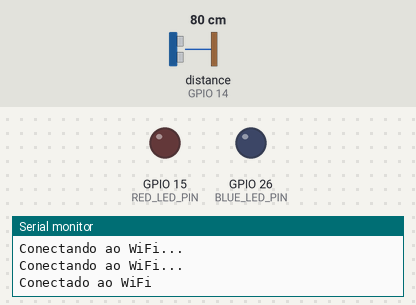
Bench run of a sketch on a simulated ESP32. Shown: output pins drawn as LEDs (lit = HIGH), the last lines printed to the serial monitor. The test bench sets the inputs (shaded band); at power-on: distance to the obstacle (sensor on GPIO 14) 80 cm. The echo pulse lasts 58.3 µs per cm; WiFi joins after 1.5 s; servers stay silent unless stated; uploads are accepted with an empty reply.

Above: at 3.2 s.
3.3 s: distance to the obstacle (sensor on GPIO 14) set to 12 cm
11.0 s: distance to the obstacle (sensor on GPIO 14) set to 9 cm
At 13.3 s:
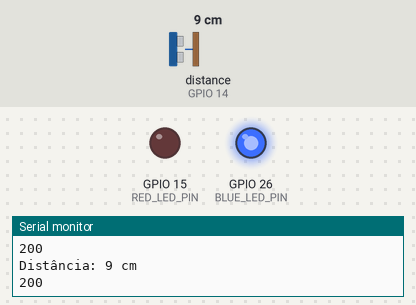
18.7 s: distance to the obstacle (sensor on GPIO 14) set to 18 cm
At 23.8 s:
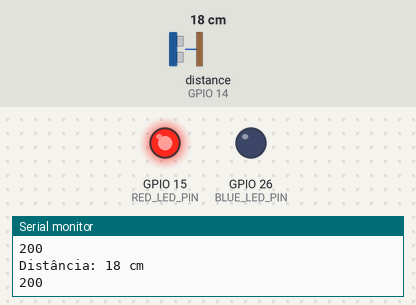
26.4 s: distance to the obstacle (sensor on GPIO 14) set to 2 cm
At 29.0 s:
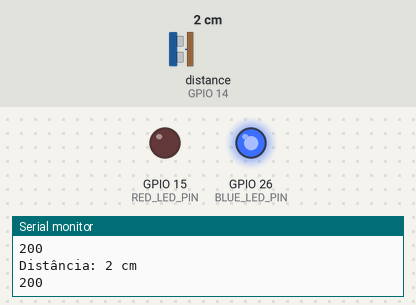
Timing chart, 0 to 30.5 s (numbered marks = the images above; inputs shaded):
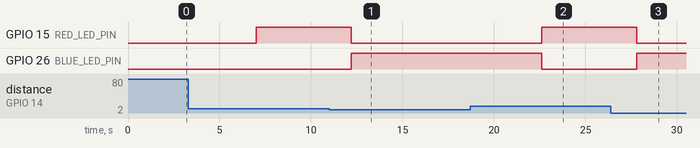

The sketch:

SmartParking.ino
```cpp
#include <NewPing.h>
#include <WiFi.h>
#include <HTTPClient.h>

const char* ssid = "FIESC_IOT";          // SSID da rede WiFi
const char* password = "C6qnM4ag81";     // Senha da rede WiFi
const char* device_token = "afb1bbe4-0f88-474a-8d6d-66886a61d928"; // Token de dispositivo para autenticação no servidor TagoIO

#define TRIGGER_PIN 12    // Define o pino de trigger do sensor
#define ECHO_PIN 14       // Define o pino de echo do sensor
#define MAX_DISTANCE 20  // Define a distância máxima a ser medida (em centímetros)
#define BLUE_LED_PIN 26  // Define o pino do LED azul
#define RED_LED_PIN 15    // Define o pino do LED vermelho

NewPing sonar(TRIGGER_PIN, ECHO_PIN, MAX_DISTANCE); // Cria uma instância do objeto NewPing

void setup() {
  Serial.begin(9600); // Inicia a comunicação serial
  WiFi.begin(ssid, password);       // Inicia a conexão WiFi com os dados fornecidos
  pinMode(BLUE_LED_PIN, OUTPUT); // Define o pino do LED azul como saída
  pinMode(RED_LED_PIN, OUTPUT);   // Define o pino do LED vermelho como saída

  // Espera até conectar ao WiFi
  while (WiFi.status() != WL_CONNECTED) {
    delay(1000);
    Serial.println("Conectando ao WiFi...");
  }
  Serial.println("Conectado ao WiFi");
}

void sendToTagoIO(int distance) {
  if(WiFi.status() == WL_CONNECTED) {
    HTTPClient http;
    http.begin("https://api.tago.io/data"); // URL da API TagoIO
    http.addHeader("Content-Type", "application/json");
    http.addHeader("Device-Token", device_token);

    String jsonData = "{\"variable\": \"distance\", \"value\": " + String(distance) + "}";

    int httpResponseCode = http.POST(jsonData);

    if (httpResponseCode > 0) {
      String response = http.getString();
      Serial.println(httpResponseCode);
      Serial.println(response);
    } else {
      Serial.print("Erro ao enviar dados: ");
      Serial.println(httpResponseCode);
    }
    http.end();
  } else {
    Serial.println("Não conectado ao WiFi");
  }
}

void loop() {
  delay(5000); // Espera 5 segundos entre as medições
  unsigned int distance = sonar.ping_cm(); // Realiza uma medição e retorna a distância em centímetros

  if (distance == 0) { // Se a distância for 0, a medição falhou
    Serial.println("Vaga Disponível");
    digitalWrite(RED_LED_PIN, HIGH);
  } else {
    Serial.print("Distância: ");
    Serial.print(distance);
    Serial.println(" cm");
    digitalWrite(BLUE_LED_PIN, LOW); // Apaga o LED azul
  }

  // Se a distância for maior que 0 (medida válida) e menor ou igual a 10 cm, acende o LED azul para indicar que não há nada próximo
  if (distance > 0 && distance <= 10) {
    digitalWrite(BLUE_LED_PIN, HIGH); // Acende o LED azul
    digitalWrite(RED_LED_PIN, LOW);    // Apaga o LED vermelho
  } else {
    digitalWrite(BLUE_LED_PIN, LOW); // Apaga o LED azul
    digitalWrite(RED_LED_PIN, HIGH);    // Acende o LED vermelho
  }

sendToTagoIO(distance); // Envia a distância medida para o TagoIO
}
```

Measured:
- the behaviour switches between 11 and 10 cm on distance to the obstacle (sensor on GPIO 14) (found by bisection; images 0 and 1)
- after the input at 11.0 s, GPIO 15 (RED_LED_PIN): HIGH → LOW after 1.2 s; GPIO 26 (BLUE_LED_PIN): LOW → HIGH after 1.2 s
- after the input at 18.7 s, GPIO 15 (RED_LED_PIN): LOW → HIGH after 3.9 s; GPIO 26 (BLUE_LED_PIN): HIGH → LOW after 3.9 s
- after the input at 26.4 s, GPIO 15 (RED_LED_PIN): HIGH → LOW after 1.4 s; GPIO 26 (BLUE_LED_PIN): LOW → HIGH after 1.4 s
